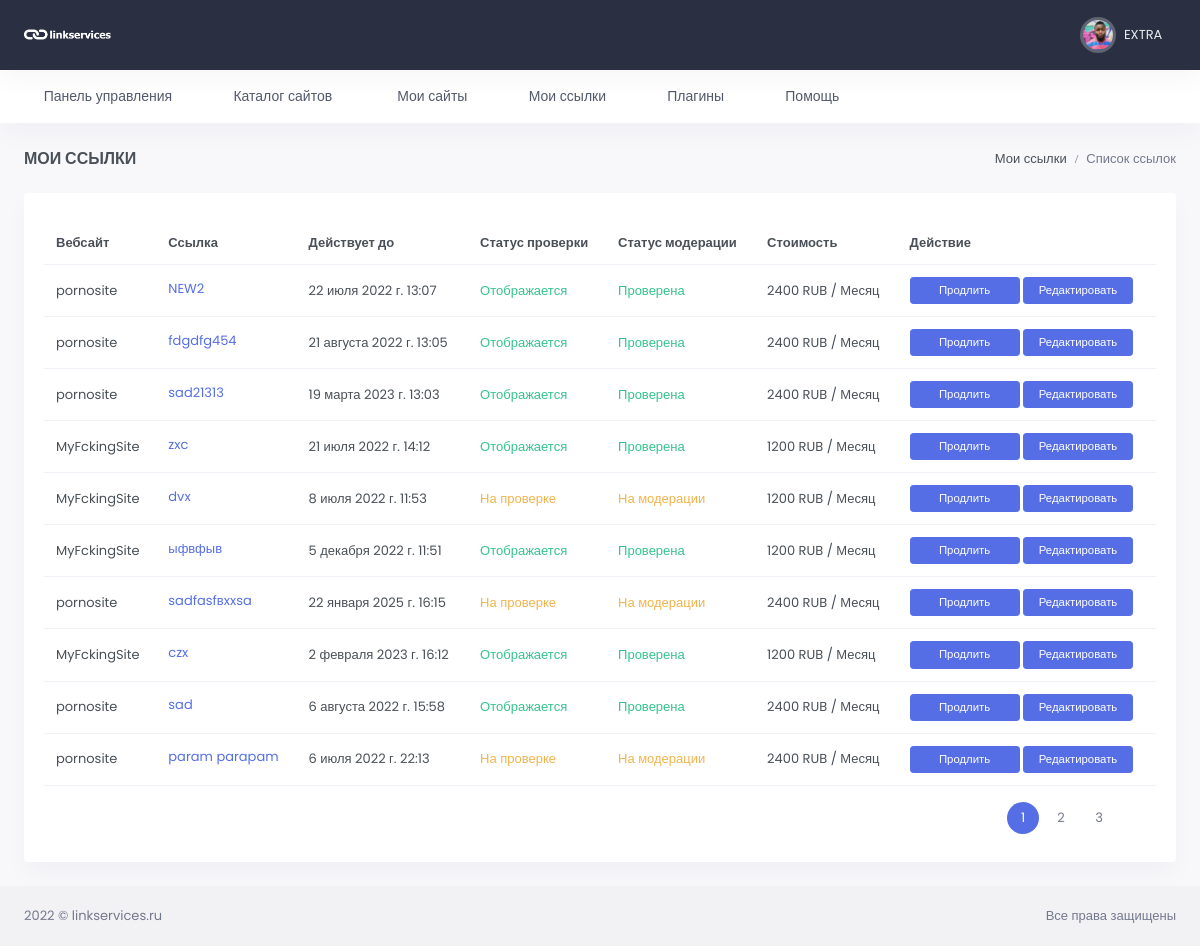
/my-links/ (signed in), run on the app's committed database.
### users/models.py (models this page shows, shortened)
class User(AbstractUser):
    email = models.EmailField(_("email address"), unique=True, )
    email_verify = models.BooleanField(default=False)
    USERNAME_FIELD = 'email'
    REQUIRED_FIELDS = ['username']
    class Meta:
        verbose_name = _("Пользователь")
        verbose_name_plural = _("Пользователи")
        ordering = ('-date_joined',)

class Profile(models.Model):
    user = models.OneToOneField(User, verbose_name="Пользователь",
                                related_name='profile', null=True, on_delete=models.CASCADE)
    chat_id = models.CharField(max_length=100, blank=True, null=True, verbose_name='Чат ID телеграмм')
    TOKEN = models.CharField(max_length=100, blank=True, null=True)
    wmz = models.CharField(max_length=200, blank=True, null=True, verbose_name='WMZ-кошелёк')
    ymoney = models.CharField(max_length=200, blank=True, null=True, verbose_name='ЮMoney-кошелёк')
    current_balance = models.PositiveIntegerField(default=0, blank=True, null=True, verbose_name="Текущий баланс")
    hold_balance = models.PositiveIntegerField(default=0, blank=True, null=True, verbose_name='На удержании')
    output_balance = models.PositiveIntegerField(default=0, blank=True, null=True, verbose_name='Ожидает вывода')
    name_telegram = models.CharField(blank=True, null=True, max_length=100, verbose_name='Телеграмм')
    avatar = models.ImageField(upload_to='avatar/%Y/%m/%d/', blank=True, null=True, verbose_name='Аватар')
    created = models.DateTimeField(auto_now_add=True, verbose_name='Создан')
    update = models.DateTimeField(auto_now=True, verbose_name='Обновлён')
    class Meta:
        verbose_name = 'Профиль пользователя'
        verbose_name_plural = 'Профили пользователей'

### link_app/models.py (models this page shows, shortened)
class Link(models.Model):
    REJECT = 'Отклонено'
    REVIEW = 'На проверке'
    PUBLISHED = 'Отображается'
    STATUS_CHOICE = (
        (REJECT, 'Отклонено'),
        (REVIEW, 'На проверке'),
        (PUBLISHED, 'Отображается')
    )
    url = models.ForeignKey(WebSite, on_delete=models.CASCADE, verbose_name='url сайта')
    link = models.TextField(verbose_name="Ссылка")
    link2 = models.TextField(blank=True, null=True, verbose_name="Ссылка2")
    status_verify = models.CharField(max_length=25, choices=STATUS_CHOICE, default=REVIEW,
                                     verbose_name='Статус проверки')
    moderation = models.CharField(max_length=25, choices=STATUS_CHOICE, default=REVIEW,
                                  verbose_name='Статус модерации')
    valid_date = models.DateTimeField(auto_now_add=False, verbose_name='В работе до', blank=True)
    created = models.DateTimeField(auto_now_add=True, verbose_name='Добавлено')
    update = models.DateTimeField(auto_now=True, verbose_name='Изменено')
    user = models.ForeignKey(Profile, related_name='user_link', on_delete=models.CASCADE,
                             max_length=100, blank=True, null=True, verbose_name='email заказчика')
    count_month = models.IntegerField(default=1, verbose_name='Количество месяцев')
    class Meta:
        verbose_name = 'Ссылка'
        verbose_name_plural = 'Ссылки'
        ordering = ('-created',)

### site_app/models.py (models this page shows, shortened)
class WebSite(models.Model):
    MODERATION = 'На модерации'
    PUBLISHED = 'Опубликовано'
    REJECTED = 'Отклонено'
    STATUS_CHOICES = (
        (MODERATION, 'На модерации'),
        (PUBLISHED, 'Опубликовано'),
        (REJECTED, 'Отклонено')
    )
    url = models.CharField(max_length=255, verbose_name='url сайта')
    user = models.ForeignKey(Profile, related_name='user_website', on_delete=models.CASCADE,
                             max_length=100, blank=True, null=True, verbose_name='email заказчика')
    category = models.ForeignKey(Category, on_delete=models.CASCADE, verbose_name='Тематика')
    price = models.IntegerField(verbose_name='Цена')
    status = models.CharField(max_length=20, choices=STATUS_CHOICES, default=MODERATION, verbose_name='Статус')
    total_link = models.IntegerField(verbose_name='Всего ссылок', blank=True, null=True)
    yandex_x = models.IntegerField(verbose_name='Яндекс Икс', blank=True, null=True)
    yandex_stat = models.CharField(max_length=255, verbose_name='Яндекс статистика')
    increase = models.PositiveIntegerField(verbose_name='Наценка %', default=50, blank=True, null=True)
    password_yandex = models.CharField(max_length=250, verbose_name='Пароль от статистики', blank=True, null=True)
    created = models.DateTimeField(auto_now_add=True, verbose_name='Добавлено')
    update = models.DateTimeField(auto_now=True, verbose_name='Изменено')
    def __str__(self):
        return self.url
    class Meta:
        verbose_name = 'Сайт'
        verbose_name_plural = 'Сайты'
        ordering = ('-created',)
    def get_increase_price(self):
        return int(self.price * (self.increase / 100 + 1))

### link_app/views.py (the view)
# urls.py: path('', MyLinks.as_view(), name='my-links'),
class MyLinks(LoginRequiredMixin, ListView):
    model = Link
    template_name = 'link_app/mylinks.html'
    context_object_name = 'link'
    paginate_by = 10
    def get_queryset(self):
        return Link.objects.filter(user=self.request.user.profile,
                                   valid_date__gte=datetime.datetime.now()).select_related()

### link_app/templates/link_app/mylinks.html (shortened to what this page needs)
{% extends 'base.html' %}
{% load static %}
{% block content %}
<div id="layout-wrapper">
<div class="main-content">
    <div class="page-content">
        <div class="container-fluid">
            <div class="row">
                <div class="col-12">
                    <div class="page-title-box d-sm-flex align-items-center justify-content-between">
                        <h4 class="mb-sm-0 font-size-18">Мои ссылки</h4>
                        <div class="page-title-right">
                            <ol class="breadcrumb m-0">
                                <li class="breadcrumb-item"><a href="javascript: void(0);">Мои ссылки</a></li>
                                <li class="breadcrumb-item active">Список ссылок</li>
                            </ol>
                        </div>
                    </div>
                </div>
            </div>
            <div class="row">
                <div class="col-12">
                    <div class="card">
                        <div class="card-body">
                            <div class="table-responsive">
                                <table class="table align-middle table-nowrap">
                                    <thead>
                                    <tr>
                                        <th>Вебсайт</th>
                                        <th>Ссылка</th>
                                        <th>Действует до</th>
                                        <th>Статус проверки</th>
                                        <th>Статус модерации</th>
                                        <th>Стоимость</th>
                                        <th>Действие</th>
                                    </tr>
                                    </thead>
                                    <tbody>
                                    {% for item in link %}
                                        {% include 'link_app/partials/itemlink.html' %}
                                    {% endfor %}
                                    </tbody>
                                </table>
                            </div>
                          {% include 'inc/_pagination.html' %}
                        </div>
                    </div>
                </div>
            </div>
        </div>
    </div>
</div>
</div>
{% endblock %}

### templates/inc/_header.html (shortened to what this page needs)
{% load static %}
<header id="page-topbar">
    <div class="navbar-header">
        <div class="d-flex">
            <div class="navbar-brand-box">
                <a href="{% url 'profile' pk=user.id %}" class="logo logo-light">
                    <span class="logo-lg">
                                    <img src="{% static '/images/logo-light.png' %}" alt="" height="19">
                                </span>
                </a>
            </div>
        </div>
        <div class="d-flex">
            <div class="dropdown d-none d-lg-inline-block ms-1">
                <button type="button" class="btn header-item noti-icon waves-effect"
                        data-bs-toggle="dropdown" aria-haspopup="true" aria-expanded="false">
                    <i class="bx bx-customize"></i>
                </button>
            </div>
            <div class="dropdown d-inline-block">
                <button type="button" class="btn header-item noti-icon waves-effect"
                        id="page-header-notifications-dropdown"
                        data-bs-toggle="dropdown" aria-haspopup="true" aria-expanded="false">
                    {% if user.profile.chat_id %}
                    <i class="bx bx-bell"></i>
                    {% else %}
                    <i class="bx bx-bell bx-tada"></i>
                    <span class="badge bg-danger rounded-pill">1</span>
                    {% endif %}
                </button>
            </div>
            <div class="dropdown d-inline-block">
                <button type="button" class="btn header-item waves-effect" id="page-header-user-dropdown"
                        data-bs-toggle="dropdown" aria-haspopup="true" aria-expanded="false">
                    <img class="rounded-circle header-profile-user"
                         src="{% if user.profile.avatar %}{{ user.profile.avatar.url }}{% else %}{% static '/images/favicon.ico' %}{% endif %}"
                     alt="Header Avatar">
                    <span class="d-none d-xl-inline-block ms-1" key="t-henry">{{ user.username }}</span>
                    <i class="mdi mdi-chevron-down d-none d-xl-inline-block"></i>
                </button>
            </div>
        </div>
    </div>
</header>
<div class="topnav">
    <div class="container-fluid">
        <nav class="navbar navbar-light navbar-expand-lg topnav-menu">
            <div class="collapse navbar-collapse" id="topnav-menu-content">
                <ul class="navbar-nav">
                    <li class="nav-item dropdown">
                        <a class="nav-link dropdown-toggle arrow-none" href="{% url 'profile' pk=user.id %}" id="topnav-dashboard"
                           role="button">
                            <i class="bx bx-home-circle me-2"></i><span key="t-dashboards">Панель управления</span>
                        </a>
                    </li>
                    <li class="nav-item dropdown">
                        <a class="nav-link dropdown-toggle arrow-none" href="{% url 'catalog' %}" id="topnav-dashboard"
                           role="button">
                            <i class="bx bx-home-circle me-2"></i><span key="t-dashboards">Каталог сайтов</span>
                        </a>
                    </li>
                    <li class="nav-item dropdown">
                        <a class="nav-link dropdown-toggle arrow-none" href="{% url 'my-sites' %}" id="topnav-uielement"
                           role="button">
                            <i class="bx bx-tone me-2"></i>
                            <span key="t-ui-elements">Мои сайты</span>
                        </a>
                    </li>
                    <li class="nav-item dropdown">
                        <a class="nav-link dropdown-toggle arrow-none" href="{% url 'my-links' %}" id="topnav-pages"
                           role="button">
                            <i class="bx bx-customize me-2"></i><span key="t-apps">Мои ссылки</span>
                        </a>
                    </li>
                    <li class="nav-item dropdown">
                        <a class="nav-link dropdown-toggle arrow-none" href="{% url 'plugins' %}" id="topnav-components"
                           role="button">
                            <i class="bx bx-collection me-2"></i><span key="t-components">Плагины</span>
                        </a>
                    </li>
                    <li class="nav-item dropdown">
                        <a class="nav-link dropdown-toggle arrow-none" href="{% url 'help' %}" id="topnav-more"
                           role="button">
                            <i class="bx bx-file me-2"></i><span key="t-extra-pages">Помощь</span>
                        </a>
                    </li>
                </ul>
            </div>
        </nav>
    </div>
</div>

### link_app/templates/link_app/partials/itemlink.html
<tr>
    <td>{{ item.url }}</td>
    <td>
        <p class="mb-1"><a href="#" target="_blank"
                           style="text-decoration: underline;">{{ item.link|safe }}</a></p>
    </td>
    <td>{{ item.valid_date }}</td>
    {% if item.status_verify == 'Отображается' %}
    <td><span class="text-success">Отображается</span></td>
    {% elif item.status_verify == 'Отклонено' %}
    <td><span class="text-danger">Отклонено</span></td>
    {% else %}
    <td><span class="text-warning">На проверке</span></td>
    {% endif %}
        {% if item.moderation == 'Отклонено' %}
    <td><span class="text-danger">Отклонено</span></td>
    {% elif item.moderation == 'Отображается' %}
    <td><span class="text-success">Проверена</span></td>
    {% else %}
    <td><span class="text-warning">На модерации</span></td>
    {% endif %}
    <td>{{ item.url.get_increase_price }}  RUB / Месяц</td>
    <td>
        <a href="{% url 'extension-link' item.id %}" class="btn btn-primary btn-sm w-md">Продлить</a>
        <a href="{% url 'update-link' item.id %}" class="btn btn-primary btn-sm w-md">Редактировать</a>
    </td>
</tr>

### data on the page
User: avatar (picture), username "EXTRA"
Link: url "pornosite", link "NEW2", valid_date "22 июля 2022 г. 13:07", status_verify "Отображается", moderation "Проверена", url.get_increase_price "2400"
Link: url "pornosite", link "fdgdfg454", valid_date "21 августа 2022 г. 13:05", status_verify "Отображается", moderation "Проверена", url.get_increase_price "2400"
Link: url "pornosite", link "sad21313", valid_date "19 марта 2023 г. 13:03", status_verify "Отображается", moderation "Проверена", url.get_increase_price "2400"
Link: url "MyFckingSite", link "zxc", valid_date "21 июля 2022 г. 14:12", status_verify "Отображается", moderation "Проверена", url.get_increase_price "1200"
Link: url "MyFckingSite", link "dvx", valid_date "8 июля 2022 г. 11:53", status_verify "На проверке", moderation "На модерации", url.get_increase_price "1200"
Link: url "MyFckingSite", link "ыфвфыв", valid_date "5 декабря 2022 г. 11:51", status_verify "Отображается", moderation "Проверена", url.get_increase_price "1200"
Link: url "pornosite", link "sadfasfвxxsa", valid_date "22 января 2025 г. 16:15", status_verify "На проверке", moderation "На модерации", url.get_increase_price "2400"
Link: url "MyFckingSite", link "czx", valid_date "2 февраля 2023 г. 16:12", status_verify "Отображается", moderation "Проверена", url.get_increase_price "1200"
Link: url "pornosite", link "sad", valid_date "6 августа 2022 г. 15:58", status_verify "Отображается", moderation "Проверена", url.get_increase_price "2400"
Link: url "pornosite", link "param parapam", valid_date "6 июля 2022 г. 22:13", status_verify "На проверке", moderation "На модерации", url.get_increase_price "2400"

### other printed values
{{ p }} "1"
{{ p }} "2" "3"
